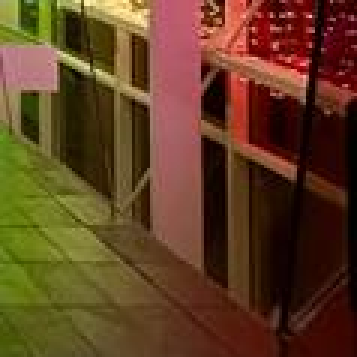
#> input picture tile_11.jpg, 119 x 119 px (shown 3 times larger)
$ python img2tiles.py tile_11.jpg out
#> lines starting #> are read from the running program, lines starting #| are printed output that depends on the picture
#> in split_image, img is the input picture: PIL image 119x119 RGB; mean R, G, B 96, 63.2, 34.4
import sys
from PIL import Image

def crop_to_4_3(img):
    # Get the dimensions of the original image
    width, height = img.size
#> width = 119; height = 119

    # Calculate the target height for a 4:3 aspect ratio
    target_height = width * 3 // 4
#> target_height = 89

    # Check if the image is not in a 4:3 aspect ratio
    if height > target_height:
        # Calculate the cropping box
        upper = (height - target_height) // 2
#> upper = 15
        lower = height - upper
#> lower = 104

        # Crop the image to a 4:3 aspect ratio, maintaining a square aspect ratio
        img = img.crop((0, upper, width, min(lower, target_height)))
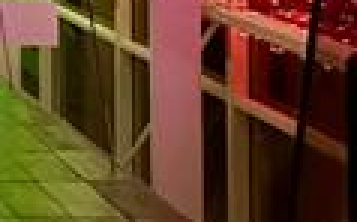
#> img: PIL image 119x74 RGB (shown 3 times larger); mean R, G, B 94.8, 62.6, 35.6

    return img

def split_image(input_path, output_path):
    # Open and crop the image if necessary
    img = Image.open(input_path)
    img = crop_to_4_3(img)

    # Get the dimensions of the cropped image
    width, height = img.size
#> width = 119; height = 74

    # Calculate the size of each square
    square_size = min(width // 3, height // 4)
#> square_size = 18

    # Loop through each row and column to crop and save the squares
    for row in range(4):
        for col in range(3):
            left = col * square_size
            upper = row * square_size
            right = left + square_size
            lower = upper + square_size

            # Crop the image and save the square
            square = img.crop((left, upper, right, lower))
            square.save(f"{output_path}/tile_{row * 3 + col}.jpg")
#> this loop made 4 passes
#> pass 1, in split_image, `square.save(f"{output_path}/tile_{row * 3 + col}.jpg")`:
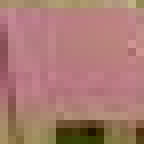
#> saved as tile_0.jpg: PIL image 18x18 RGB (shown 8 times larger); mean R, G, B 170.5, 122.1, 114.4
#> pass 1, in split_image, `square.save(f"{output_path}/tile_{row * 3 + col}.jpg")`:
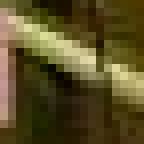
#> saved as tile_1.jpg: PIL image 18x18 RGB (shown 8 times larger); mean R, G, B 88.9, 77.6, 37.2
#> pass 1, in split_image, `square.save(f"{output_path}/tile_{row * 3 + col}.jpg")`:
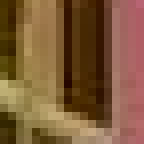
#> saved as tile_2.jpg: PIL image 18x18 RGB (shown 8 times larger); mean R, G, B 125.9, 90.2, 56.3
#> pass 2, in split_image, `square.save(f"{output_path}/tile_{row * 3 + col}.jpg")`:
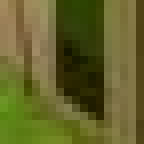
#> saved as tile_3.jpg: PIL image 18x18 RGB (shown 8 times larger); mean R, G, B 99.2, 97.8, 41.5
#> after the loop:
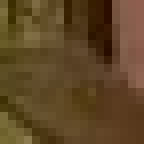
#> square: PIL image 18x18 RGB (shown 8 times larger); mean R, G, B 94.6, 70.2, 37.6

if __name__ == "__main__":
    if len(sys.argv) != 3:
        print("Usage: python script.py <input_image_path> <output_directory>")
        sys.exit(1)

    input_image_path = sys.argv[1]
    output_directory = sys.argv[2]

    split_image(input_image_path, output_directory)

$ run again, on tile_4.jpg
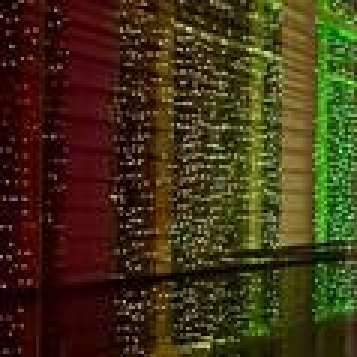
#> input picture tile_4.jpg, 119 x 119 px (shown 3 times larger)
#> in split_image, img is the input picture: PIL image 119x119 RGB; mean R, G, B 65.2, 51.5, 22.2
#> in crop_to_4_3, `img = img.crop((0, upper, width, min(lower, target_height)))`:
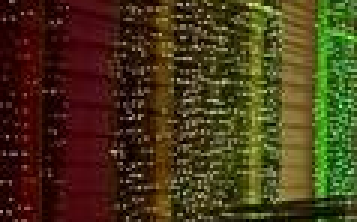
#> img: PIL image 119x74 RGB (shown 3 times larger); mean R, G, B 71.1, 56.3, 25.4
#> after the loop in split_image, `for row in range(4):`:
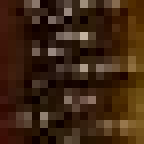
#> square: PIL image 18x18 RGB (shown 8 times larger); mean R, G, B 61.8, 37.4, 18.7

$ run again, on tile_5.jpg
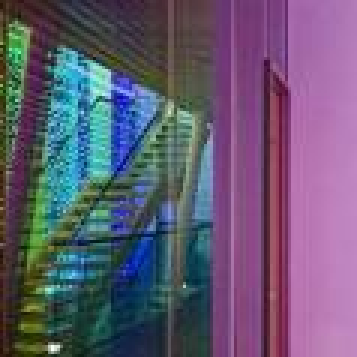
#> input picture tile_5.jpg, 119 x 119 px (shown 3 times larger)
#> in split_image, img is the input picture: PIL image 119x119 RGB; mean R, G, B 98.7, 89.2, 113.4
#> in crop_to_4_3, `img = img.crop((0, upper, width, min(lower, target_height)))`:
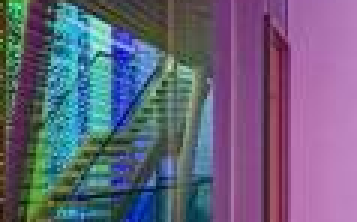
#> img: PIL image 119x74 RGB (shown 3 times larger); mean R, G, B 103.4, 98.3, 123.9
#> after the loop in split_image, `for row in range(4):`:
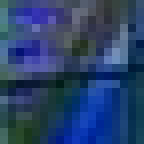
#> square: PIL image 18x18 RGB (shown 8 times larger); mean R, G, B 40.9, 65.5, 106.5

$ run again, on tile_6.jpg
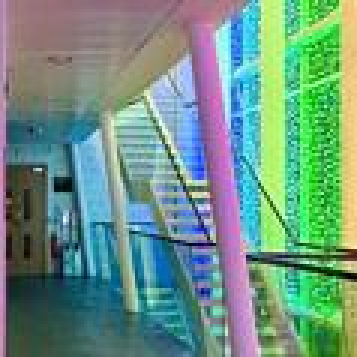
#> input picture tile_6.jpg, 119 x 119 px (shown 3 times larger)
#> in split_image, img is the input picture: PIL image 119x119 RGB; mean R, G, B 109.5, 148.6, 132.4
#> in crop_to_4_3, `img = img.crop((0, upper, width, min(lower, target_height)))`:
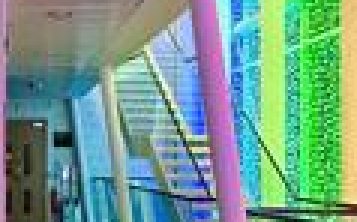
#> img: PIL image 119x74 RGB (shown 3 times larger); mean R, G, B 114.8, 157.3, 141.1
#> after the loop in split_image, `for row in range(4):`:
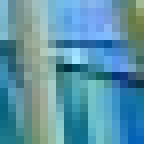
#> square: PIL image 18x18 RGB (shown 8 times larger); mean R, G, B 91, 147.9, 168.3
